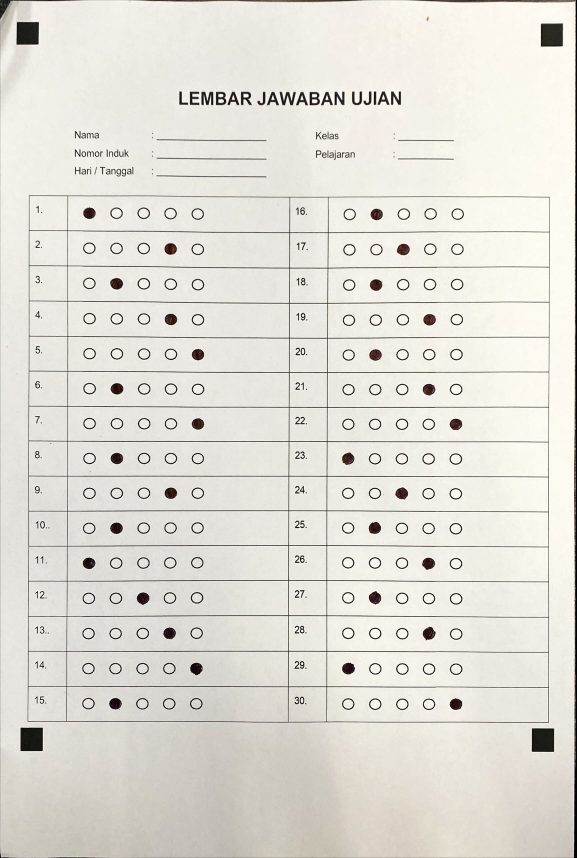
#> input picture Kunjab.jpg, 1729 x 2573 px (shown at 1/3 size)
$ python test_benchmark.py
#> lines starting #> are read from the running program, lines starting #| are printed output that depends on the picture; after the words box and inside, x2 and y2 are one past the last pixel; in counts of white or black regions, pixels touching at a corner belong together
### omr_core/preprocess.py
import cv2
import numpy as np

def preprocess_for_markers(image):
    # 1. Grayscale
    if len(image.shape) == 3:
        gray = cv2.cvtColor(image, cv2.COLOR_BGR2GRAY)
    else:
        gray = image.copy()

    # 2. CLAHE — normalize lighting across the image
    clahe = cv2.createCLAHE(clipLimit=2.0, tileGridSize=(8, 8))
    enhanced = clahe.apply(gray)

    # 3. Gaussian Blur
    blur = cv2.GaussianBlur(enhanced, (5, 5), 0)

# 4. Adaptive Thresholding
    thresh = cv2.adaptiveThreshold(
        blur,
        255,
        cv2.ADAPTIVE_THRESH_GAUSSIAN_C,
        cv2.THRESH_BINARY_INV,
        75,
        15
    )

    # 5. Morphological Open — remove small noise specks
    kernel_noise = np.ones((3, 3), np.uint8)
    thresh = cv2.morphologyEx(thresh, cv2.MORPH_OPEN, kernel_noise)

    return thresh

def preprocess_for_answers(warped_gray):

    if len(warped_gray.shape) == 3:
        warped_gray = cv2.cvtColor(warped_gray, cv2.COLOR_BGR2GRAY)

    # 1. ESTIMASI BACKGROUND (Menangkap Pola Bayangan)
    kernel = cv2.getStructuringElement(cv2.MORPH_ELLIPSE, (35, 35))

    # DILATE: Algoritma ini akan menghilangkan semua objek gelap (tinta/pensil),
    background = cv2.morphologyEx(warped_gray, cv2.MORPH_DILATE, kernel)

    # Blur sedikit agar transisi bayangannya mulus
    background = cv2.medianBlur(background, 21)

    # 2. HAPUS BAYANGAN (Subtraksi)
    normalized = 255 - cv2.absdiff(background, warped_gray)

    # (CLAHE)
    clahe = cv2.createCLAHE(clipLimit=1.2, tileGridSize=(8, 8))
    enhanced = clahe.apply(normalized)

    # 4. Light blur untuk menghaluskan noise kertas
    enhanced = cv2.GaussianBlur(enhanced, (3, 3), 0)

    return enhanced

def preprocess_image(image):

    return preprocess_for_markers(image)

### omr_core/detect_sheet.py
import cv2
import numpy as np


def order_points(pts):
    """
    Order 4 points as: TL, TR, BR, BL
    """
    rect = np.zeros((4, 2), dtype="float32")
    s = pts.sum(axis=1)
    rect[0] = pts[np.argmin(s)]
    rect[2] = pts[np.argmax(s)]
    diff = np.diff(pts, axis=1)
    rect[1] = pts[np.argmin(diff)]
    rect[3] = pts[np.argmax(diff)]
    return rect


def is_near_edge(x, y, w, h, img_w, img_h, margin=0.25):

    edge_margin_w = img_w * margin
    edge_margin_h = img_h * margin

    near_left   = x < edge_margin_w
    near_right  = (x + w) > (img_w - edge_margin_w)
    near_top    = y < edge_margin_h
    near_bottom = (y + h) > (img_h - edge_margin_h)

    return (near_left or near_right) and (near_top or near_bottom)


def find_paper(thresh, debug_image=None):

    # 1. PADDING — prevent markers touching image border from being lost
    padding = 20
    padded_thresh = cv2.copyMakeBorder(
        thresh, padding, padding, padding, padding,
        cv2.BORDER_CONSTANT, value=0
    )

    if debug_image is not None:
        padded_debug = cv2.copyMakeBorder(
            debug_image, padding, padding, padding, padding,
            cv2.BORDER_CONSTANT, value=[255, 255, 255]
        )

    # 2. Find contours
    # RETR_LIST (not RETR_EXTERNAL) — finds ALL contours, including ones
    # nested inside larger shapes (e.g., marker square inside hand shadow)
    contours, _ = cv2.findContours(
        padded_thresh, cv2.RETR_LIST, cv2.CHAIN_APPROX_SIMPLE
    )

    h_img, w_img = padded_thresh.shape[:2]
    mid_x = w_img // 2
    mid_y = h_img // 2

    # Quadrant-based marker storage (lists of candidates)
    quadrants = {"TL": [], "TR": [], "BL": [], "BR": []}

    candidate_count = 0

    # Image area for relative size filtering
    img_area = h_img * w_img

    for c in contours:
        area = cv2.contourArea(c)

        # --- AREA FILTER ---
        # Min: 50px (catch small markers in high-res photos)
        # Max: 3.5% of image (generous for close-up photos)
        if area < 50 or area > (img_area * 0.035):
            continue

        # --- SHAPE FILTER (polygon approximation) ---
        peri = cv2.arcLength(c, True)
        approx = cv2.approxPolyDP(c, 0.05 * peri, True)

        if not (3 <= len(approx) <= 8):
            continue

        x, y, w, h = cv2.boundingRect(approx)
        if h == 0 or w == 0:
            continue
        aspect_ratio = w / float(h)

        # Aspect ratio: markers are roughly square (0.4 – 2.5 for perspective distortion)
        if not (0.4 <= aspect_ratio <= 2.5):
            continue

        hull = cv2.convexHull(c)
        hull_area = cv2.contourArea(hull)
        if hull_area == 0:
            continue
        solidity = area / hull_area

        if solidity < 0.7:
            continue  # Reject non-solid shapes (shadows, hand outlines)

        # --- EDGE PROXIMITY FILTER ---
        if not is_near_edge(x, y, w, h, w_img, h_img, margin=0.28):
            continue  # Must be in a corner region

        # --- DETERMINE QUADRANT ---
        M = cv2.moments(c)
        if M["m00"] == 0:
            continue
        cx = int(M["m10"] / M["m00"])
        cy = int(M["m01"] / M["m00"])

        zone = ""
        if cx < mid_x and cy < mid_y:
            zone = "TL"
        elif cx >= mid_x and cy < mid_y:
            zone = "TR"
        elif cx < mid_x and cy >= mid_y:
            zone = "BL"
        elif cx >= mid_x and cy >= mid_y:
            zone = "BR"

        candidate_count += 1
        print(f"  Candidate {candidate_count}: Zone={zone}, Area={area:.0f}, "
              f"AR={aspect_ratio:.2f}, Solidity={solidity:.2f}, Pos=({x},{y})")

        quadrants[zone].append({"approx": approx, "area": area, "cx": cx, "cy": cy, "bbox": (x, y, w, h)})

        if debug_image is not None:
            cv2.drawContours(padded_debug, [approx], -1, (0, 255, 255), 2)

    # 3. VERIFY & SELECT BEST COMBINATION — need all 4 zones
    final_markers = []
    missing_zones = []

    for zone in ["TL", "TR", "BR", "BL"]:
        if len(quadrants[zone]) == 0:
            missing_zones.append(zone)
        else:
            # Sort by area descending and keep top 5 candidates
            quadrants[zone] = sorted(quadrants[zone], key=lambda c: c["area"], reverse=True)[:5]

    if len(missing_zones) == 0:
        valid_combos = []

        # Find all valid geometric combinations with similar areas
        for tl in quadrants["TL"]:
            for tr in quadrants["TR"]:
                for bl in quadrants["BL"]:
                    for br in quadrants["BR"]:
                        # 1. Geometric validity check (TL left of TR, TL above BL, etc)
                        if tl["cx"] >= tr["cx"] or bl["cx"] >= br["cx"]: continue
                        if tl["cy"] >= bl["cy"] or tr["cy"] >= br["cy"]: continue

                        # 2. Area consistency check (markers should be similar in size)
                        areas = [tl["area"], tr["area"], bl["area"], br["area"]]
                        area_ratio = max(areas) / min(areas)

                        if area_ratio <= 1.5:
                            valid_combos.append({
                                "combo": {"TL": tl, "TR": tr, "BL": bl, "BR": br},
                                "avg_area": sum(areas)/4
                            })

        if len(valid_combos) > 0:

            best_match = max(valid_combos, key=lambda x: x["avg_area"])

            for zone in ["TL", "TR", "BR", "BL"]:
                cand = best_match["combo"][zone]
                final_markers.append(cand["approx"])

                if debug_image is not None:
                    cv2.drawContours(padded_debug, [cand["approx"]], -1, (0, 255, 0), 4)
                    x, y, w, h = cand["bbox"]
                    cv2.putText(padded_debug, zone, (x, y - 10),
                                cv2.FONT_HERSHEY_SIMPLEX, 0.8, (0, 0, 255), 2)
                    cv2.putText(padded_debug, f"{cand['area']:.0f}px", (x, y + h + 20),
                                cv2.FONT_HERSHEY_SIMPLEX, 0.5, (255, 0, 0), 1)
        else:
            missing_zones = ["Valid Marker Combo (Area/Geometry Mismatch)"]

    if len(missing_zones) > 0:
        print(f"\n GAGAL: Marker tidak ditemukan di zona: {missing_zones}")
        print(f"   Total kandidat: {candidate_count}")
        print(f"   Saran:")
        print(f"   - Cek apakah marker memang ada di keempat sudut gambar")
        print(f"   - Pastikan marker cukup kontras (hitam pada putih)")
        print(f"   - Mungkin ada shadow/noise yang menutupi marker")

        if debug_image is not None:
            debug_image[:] = padded_debug[padding:-padding, padding:-padding]
        return None

    print(f"\n SUKSES: 4 Marker Zona Ditemukan!")

    # 4. Update debug image
    if debug_image is not None:
        debug_image[:] = padded_debug[padding:-padding, padding:-padding]

    # 5. COMPUTE PERSPECTIVE WARP
    centers = []
    for m in final_markers:
        M = cv2.moments(m)
        centers.append((int(M["m10"] / M["m00"]), int(M["m01"] / M["m00"])))

    rect_pts = np.array(centers, dtype="float32")
    rect_pts -= padding  # Remove padding offset

    rect = order_points(rect_pts)

    # Output: canonical A4-ish canvas
    dst = np.array([
        [0, 0], [1000, 0], [1000, 1414], [0, 1414]
    ], dtype="float32")

    M_warp = cv2.getPerspectiveTransform(rect, dst)
    warped = cv2.warpPerspective(thresh, M_warp, (1000, 1414))

    return (warped, M_warp)

### omr_core/detect_answers.py
import cv2
import numpy as np


# Option constants
OPTIONS = ['A', 'B', 'C', 'D', 'E']

# Precise Y centers of the 15 questions in the 1000x1414 canonical canvas
ROW_Y_CENTERS = [
    320, 389, 459, 529, 599, 669, 739, 810, 880, 951, 1022, 1093, 1164, 1236, 1307
]


def _score_bubble(cell_img):

    if cell_img.size == 0:
        return 0.0

    mean_val = np.mean(cell_img)
    # Invert so that black (0) = 255 score, white (255) = 0 score
    return 255.0 - mean_val


def _read_column(working_gray, x_start, x_end, y_start, y_end,
                 n_questions, debug_img=None):
    """
    Scan n_questions rows in a column region.
    Returns list of 'A'–'E', 'DOUBLE', or None per question.
    """
    col_w = x_end - x_start

    # Standard bounds for 5 options evenly spaced
    OPTION_BOUNDS = [
        (0.00, 0.20),  # Option A
        (0.20, 0.40),  # Option B
        (0.40, 0.60),  # Option C
        (0.60, 0.80),  # Option D
        (0.80, 1.00),  # Option E
    ]

    answers = []

    for q_idx in range(n_questions):
        yc = ROW_Y_CENTERS[q_idx]
        yt = yc - 35
        yb = yc + 35

        # Score each of 5 options
        scores = []
        for (xs_r, xe_r) in OPTION_BOUNDS:
            xt = x_start + int(col_w * xs_r)
            xb = x_start + int(col_w * xe_r)
            inset = 8  # Avoid cell borders
            cell = working_gray[yt + inset: yb - inset, xt + inset: xb - inset]
            scores.append(_score_bubble(cell))

        max_score = max(scores) if scores else 0
        mean_score = np.mean(scores)
        std_score = np.std(scores)

        # Tuned thresholds to avoid false positives
        Z_THRESH = 1.2
        MIN_ABS_DIFF = 10.0
        MIN_STD_SCORE = 5.0

        if std_score < MIN_STD_SCORE:
            # Very uniform scores = all empty (no filled bubble)
            filled = []
        else:
            threshold = mean_score + Z_THRESH * std_score
            filled = [
                i for i, s in enumerate(scores)
                if s >= threshold and (s - mean_score) >= MIN_ABS_DIFF
            ]

        # Initialize second_max for debug overlay
        scores_sorted = sorted(scores)
        second_max = scores_sorted[-2]

        if len(filled) == 0:
            answer = None
        else:
            top_idx = scores.index(max_score)
            # Check for DOUBLE bubble: if second max is close to max and significantly above empty baseline
            mean_other = np.mean(scores_sorted[:-2])
            if second_max >= max_score * 0.85 and (second_max - mean_other) > 10.0:
                answer = "DOUBLE"
            elif len(filled) == 1:
                answer = OPTIONS[filled[0]]
            else:
                answer = OPTIONS[top_idx]

        answers.append(answer)

        # ── Debug overlay ───────────────────────────────────────
        if debug_img is not None:
            for opt_idx, (xs_r, xe_r) in enumerate(OPTION_BOUNDS):
                gx1 = x_start + int(col_w * xs_r) + 4
                gx2 = x_start + int(col_w * xe_r) - 4
                gy1 = yt + 4
                gy2 = yb - 4

                # Pick color
                if answer == "DOUBLE" and scores[opt_idx] >= second_max:
                    color = (0, 0, 255) # Red for double
                elif answer == OPTIONS[opt_idx]:
                    color = (0, 255, 0) # Green for chosen
                else:
                    color = (255, 255, 0) # Cyan for scanned options

                cv2.rectangle(debug_img, (gx1, gy1), (gx2, gy2), color, 1)

                # Overlay score value
                score_str = f"{scores[opt_idx]:.0f}"
                cv2.putText(debug_img, score_str, (gx1 + 2, gy2 - 5),
                            cv2.FONT_HERSHEY_SIMPLEX, 0.35, color, 1)

    return answers


def detect_answers(warped_ready, num_questions=30, debug=False):

    h, w = warped_ready.shape[:2]

    if debug:
        # Create a BGR copy for colored overlay
        debug_img = cv2.cvtColor(warped_ready, cv2.COLOR_GRAY2BGR)
        print(f"[detect_answers] Canvas: {w}x{h}  Questions: {num_questions}")
    else:
        debug_img = None

    # Geometry relative to 1000x1414 canonical canvas
    y_start = 285
    y_end   = 1342

    c1_xs = int(w * 0.090)  # 90
    c1_xe = int(w * 0.350)  # 350

    c2_xs = 594
    c2_xe = 854

    all_answers = {}

    # Process Column 1
    q_col1 = min(num_questions, 15)
    col1_ans = _read_column(warped_ready, c1_xs, c1_xe, y_start, y_end, q_col1, debug_img)
    for i, a in enumerate(col1_ans):
        all_answers[i + 1] = a

    # Process Column 2
    if num_questions > 15:
        q_col2 = min(num_questions - 15, 15)
        col2_ans = _read_column(warped_ready, c2_xs, c2_xe, y_start, y_end, q_col2, debug_img)
        for i, a in enumerate(col2_ans):
            all_answers[15 + i + 1] = a

    if debug:
        cv2.imwrite("debug_grid_overlay.png", debug_img)
        print("[detect_answers] Saved: debug_grid_overlay.png")

        # Basic text log
        print("\n=============================================")
        print("  REKAP HASIL DETEKSI")
        print("=============================================")
        print("  No    | Jawaban")
        print("  -------------------------")
        for i in range(1, num_questions + 1):
            val = all_answers.get(i)
            if val == "DOUBLE":
                print(f"  Q{i:<4} | [DOUBLE BUBBLE]")
            elif val is None:
                print(f"  Q{i:<4} | [KOSONG]")
            else:
                print(f"  Q{i:<4} | {val}")
        print("=============================================\n")

    return all_answers

### test_benchmark.py

import sys
import io
sys.stdout = io.TextIOWrapper(sys.stdout.buffer, encoding='utf-8', errors='replace')

import cv2
import numpy as np
import json
import time
import os

from omr_core.preprocess import preprocess_for_markers, preprocess_for_answers
from omr_core.detect_sheet import find_paper
from omr_core.detect_answers import detect_answers
from omr_core.grading import grade_answers

# ══════════════════════════════════════════════════════════════
# TEST CASES
# ══════════════════════════════════════════════════════════════

# Expected answers based on visual inspection of each image
EXPECTED_ANSWERS = {
    "Kunjab.jpg": {
        1:'A', 2:'D', 3:'B', 4:'D', 5:'E',
        6:'B', 7:'E', 8:'B', 9:'D', 10:'B',
        11:'A', 12:'C', 13:'D', 14:'E', 15:'B',
        16:'B', 17:'C', 18:'B', 19:'D', 20:'B',
        21:'D', 22:'E', 23:'A', 24:'C', 25:'B',
        26:'D', 27:'B', 28:'D', 29:'A', 30:'E',
    },
    "sample.png": {
        1:'A', 2:'B', 3:'C', 4:'D', 5:'E',
        6:'A', 7:'B', 8:'C', 9:'D', 10:'E',
        11:'A', 12:'B', 13:'C', 14:'D', 15:'E',
        16:'A', 17:'B', 18:'C', 19:'D', 20:'E',
        21:'A', 22:'B', 23:'C', 24:'D', 25:'E',
        26:'A', 27:'B', 28:'C', 29:'D', 30:'E',
    },
}

TEST_FILES = [
    ("Kunjab.jpg",    "Clean scan (kondisi ideal)"),
    ("sample.png",  "Noisy (shadow tangan + tulisan tangan + miring ringan)"),
]

OUTPUT_DIR = "benchmark_output"
os.makedirs(OUTPUT_DIR, exist_ok=True)


# ══════════════════════════════════════════════════════════════
# HELPERS
# ══════════════════════════════════════════════════════════════

def sep(title="", char="=", width=65):
    print(f"\n{char * width}")
    if title:
        print(f"  {title}")
        print(f"{char * width}")


def process_image(fname, label):
    """
    Run the full pipeline on one image.
    Returns dict with timing, answers, and accuracy info.
    """
    result = {
        "file": fname,
        "label": label,
        "timings": {},
        "detected_answers": None,
        "accuracy": None,
        "errors": [],
    }

    # Load image
    img = cv2.imread(fname)
    if img is None:
        result["errors"].append(f"Cannot open file: {fname}")
        return result
    h_orig, w_orig = img.shape[:2]
    print(f"  Image: {fname} ({w_orig}x{h_orig} px)")

    # ── STAGE 1: Preprocess for markers ─────────────────────
    t0 = time.perf_counter()
    thresh = preprocess_for_markers(img)
    t1 = time.perf_counter()
    result["timings"]["preprocess_markers"] = round((t1 - t0) * 1000, 1)

    cv2.imwrite(os.path.join(OUTPUT_DIR, f"{fname.split('.')[0]}_01_thresh.png"), thresh)

    # ── STAGE 2: Detect markers + warp ──────────────────────
    t0 = time.perf_counter()
    debug_img = img.copy()
    detect_result = find_paper(thresh, debug_image=debug_img)
    t1 = time.perf_counter()
    result["timings"]["find_paper"] = round((t1 - t0) * 1000, 1)

    cv2.imwrite(os.path.join(OUTPUT_DIR, f"{fname.split('.')[0]}_02_markers.png"), debug_img)

    # Retry with padding if needed
    used_padding = False
    src_img = img
    if detect_result is None:
        print("  [RETRY] Adding padding and retrying...")
        PAD = 50
        padded = cv2.copyMakeBorder(img, PAD, PAD, PAD, PAD,
                                    cv2.BORDER_CONSTANT, value=[255, 255, 255])
        thresh_p = preprocess_for_markers(padded)
        debug_p = padded.copy()

        t0 = time.perf_counter()
        detect_result = find_paper(thresh_p, debug_image=debug_p)
        t1 = time.perf_counter()
        result["timings"]["find_paper_retry"] = round((t1 - t0) * 1000, 1)

        cv2.imwrite(os.path.join(OUTPUT_DIR, f"{fname.split('.')[0]}_02_markers_padded.png"), debug_p)

        if detect_result is None:
            result["errors"].append("Markers not found even after padding")
            return result
        used_padding = True
        src_img = padded

    warped_binary, M_warp = detect_result
    cv2.imwrite(os.path.join(OUTPUT_DIR, f"{fname.split('.')[0]}_03_warped_binary.png"), warped_binary)

    # ── STAGE 3: Warp original grayscale ────────────────────
    t0 = time.perf_counter()
    src_gray = cv2.cvtColor(src_img, cv2.COLOR_BGR2GRAY)
    warped_gray = cv2.warpPerspective(src_gray, M_warp, (1000, 1414))
    t1 = time.perf_counter()
    result["timings"]["warp_gray"] = round((t1 - t0) * 1000, 1)

    cv2.imwrite(os.path.join(OUTPUT_DIR, f"{fname.split('.')[0]}_04_warped_gray.png"), warped_gray)

    # ── STAGE 4: Preprocess for answers ─────────────────────
    t0 = time.perf_counter()
    warped_ready = preprocess_for_answers(warped_gray)
    t1 = time.perf_counter()
    result["timings"]["preprocess_answers"] = round((t1 - t0) * 1000, 1)

    cv2.imwrite(os.path.join(OUTPUT_DIR, f"{fname.split('.')[0]}_05_warped_enhanced.png"), warped_ready)

    # ── STAGE 5: Detect answers ─────────────────────────────
    t0 = time.perf_counter()
    detected = detect_answers(warped_ready, num_questions=30, debug=True)
    t1 = time.perf_counter()
    result["timings"]["detect_answers"] = round((t1 - t0) * 1000, 1)

    result["detected_answers"] = detected

    # Move debug overlay to output dir
    debug_overlay_src = "debug_grid_overlay.png"
    debug_overlay_dst = os.path.join(OUTPUT_DIR, f"{fname.split('.')[0]}_06_grid_overlay.png")
    if os.path.exists(debug_overlay_src):
        import shutil
        shutil.move(debug_overlay_src, debug_overlay_dst)

    # ── STAGE 6: Accuracy check ─────────────────────────────
    expected = EXPECTED_ANSWERS.get(fname)
    if expected:
        correct = 0
        wrong = 0
        empty = 0
        double = 0
        wrong_details = []

        for q in range(1, 31):
            det = detected.get(q)
            exp = expected.get(q)

            if det == "DOUBLE":
                double += 1
                wrong_details.append((q, det, exp))
            elif det is None:
                empty += 1
                wrong_details.append((q, "(kosong)", exp))
            elif det == exp:
                correct += 1
            else:
                wrong += 1
                wrong_details.append((q, det, exp))

        accuracy = (correct / 30) * 100
        result["accuracy"] = {
            "correct": correct,
            "wrong": wrong,
            "empty": empty,
            "double": double,
            "total": 30,
            "pct": round(accuracy, 1),
            "problems": wrong_details,
        }

    result["used_padding"] = used_padding
    return result


# ══════════════════════════════════════════════════════════════
# MAIN
# ══════════════════════════════════════════════════════════════

def main():
    sep("OMR IMAGE PROCESSING BENCHMARK  v3-robust")

    all_results = []

    for fname, label in TEST_FILES:
        sep(f"TEST: {fname}")
        print(f"  Description: {label}")

        res = process_image(fname, label)
#> in process_image, img is the input picture: shape (2573, 1729, 3); mean B, G, R 215.3, 222.6, 225.6
#> in preprocess_for_markers, `enhanced = clahe.apply(gray)`:
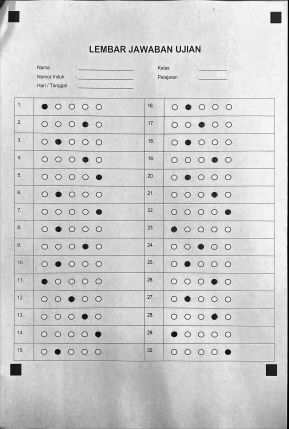
#> enhanced: shape (2573, 1729) (shown at 1/6 size); min 1, max 255, mean 206.3
#> in preprocess_for_markers, `thresh = cv2.adaptiveThreshold( blur, 255, cv2.ADAPTIVE_THRESH_GAUSSIA..`:
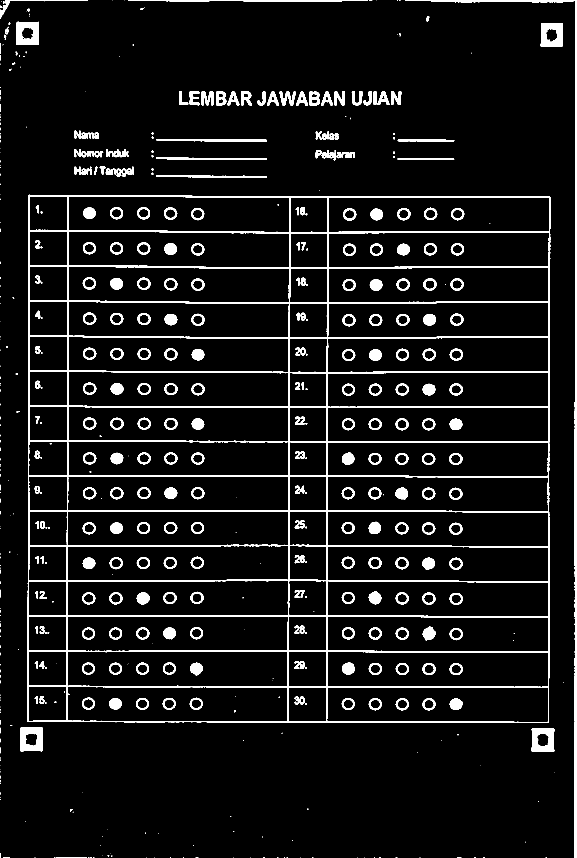
#> thresh: shape (2573, 1729) (shown at 1/3 size); 6.5% white; 553 white regions (233 under 20 px), largest, box (x1, y1, x2, y2) and area: (82, 584, 1651, 2169) 126624, (1722, 0, 1729, 2573) 10945, (1595, 2185, 1663, 2256) 3573
#> in preprocess_for_markers, `thresh = cv2.morphologyEx(thresh, cv2.MORPH_OPEN, kernel_noise)`:
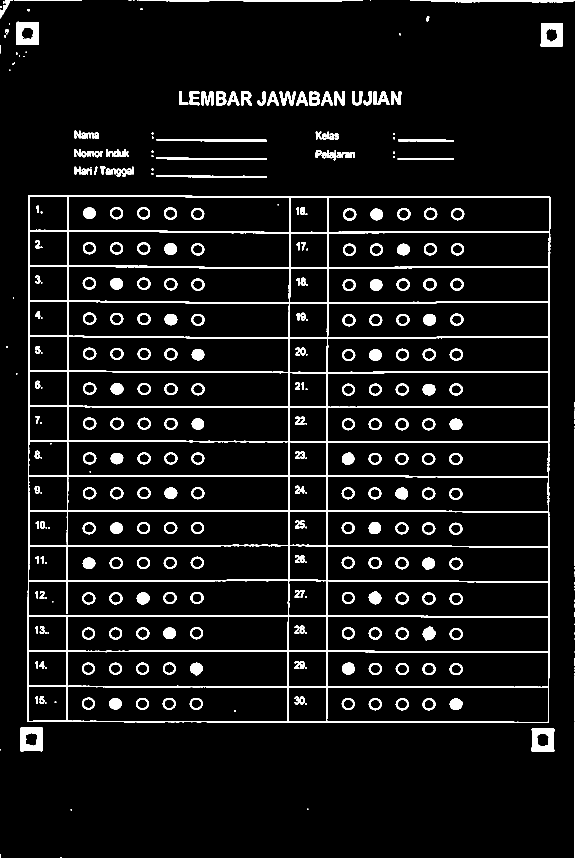
#> thresh: shape (2573, 1729) (shown at 1/3 size); 6.5% white; 350 white regions (46 under 20 px), largest, box (x1, y1, x2, y2) and area: (82, 585, 1651, 2169) 126318, (1722, 0, 1729, 2573) 10927, (1595, 2185, 1663, 2256) 3569
#> (the rest of the program and of its run is left out)
